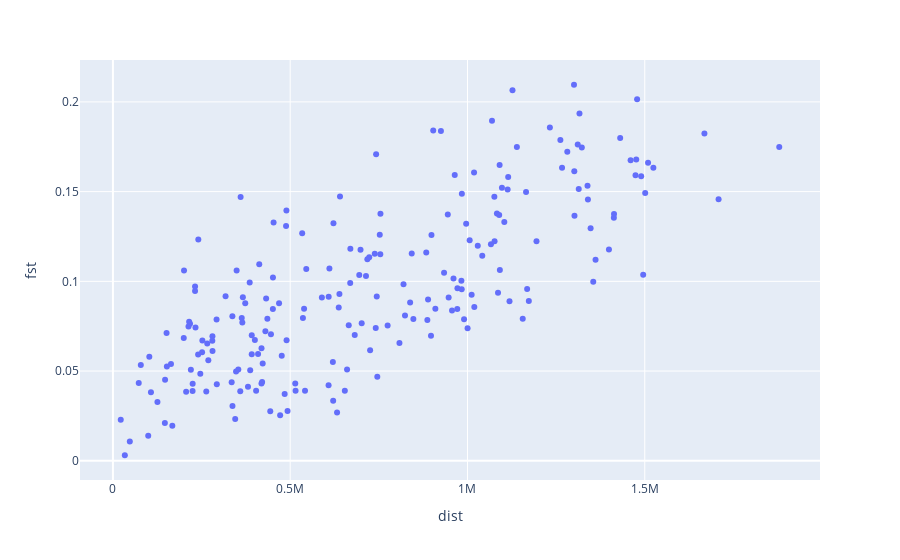

The cell this chart's notebook holds for it:
### Code cell
#merge relatedness with metadata
from geopy.distance import geodesic as GD

df_samples
res_intermediate = pd.merge(sub, loc_df, left_on='popa', right_on='location')
res_combs = pd.merge(res_intermediate, loc_df, left_on='popb', right_on='location')
res_combs =  res_combs[(res_combs['popa'] != 'Nangarhar') & (res_combs['popb'] != 'Nangarhar')]
latcol = 'latitude'
longcol = 'longitude'

distlist = []
for i, row in res_combs.iterrows():
    lonlat1 = (row[str(longcol+'_x')], row[str(latcol+'_x')])
    lonlat2 = (row[str(longcol+'_y')], row[str(latcol+'_y')])
    dist = GD(lonlat1, lonlat2).m
    distlist.append(dist)
res_combs['dist'] = distlist
import plotly.express as px
px.scatter(res_combs, x='dist',y='fst')

### Figure 1 — Plotly figure (JSON) as saved in the notebook; plotly's stock layout.template omitted (floating-point values rounded to 4 significant figures; data arrays with more than 128 entries replaced by an {"elided": "..."} marker saying what was removed)
{"data": [{"hovertemplate": "dist=%{x}<br>fst=%{y}<extra></extra>", "legendgroup": "", "marker": {"color": "#636efa", "symbol": "circle"}, "mode": "markers", "name": "", "orientation": "v", "showlegend": false, "type": "scatter", "x": {"elided": "210 float values"}, "xaxis": "x", "y": {"elided": "210 float values"}, "yaxis": "y"}], "layout": {"legend": {"tracegroupgap": 0}, "margin": {"t": 60}, "xaxis": {"anchor": "y", "domain": [0, 1], "title": {"text": "dist"}}, "yaxis": {"anchor": "x", "domain": [0, 1], "title": {"text": "fst"}}}}
